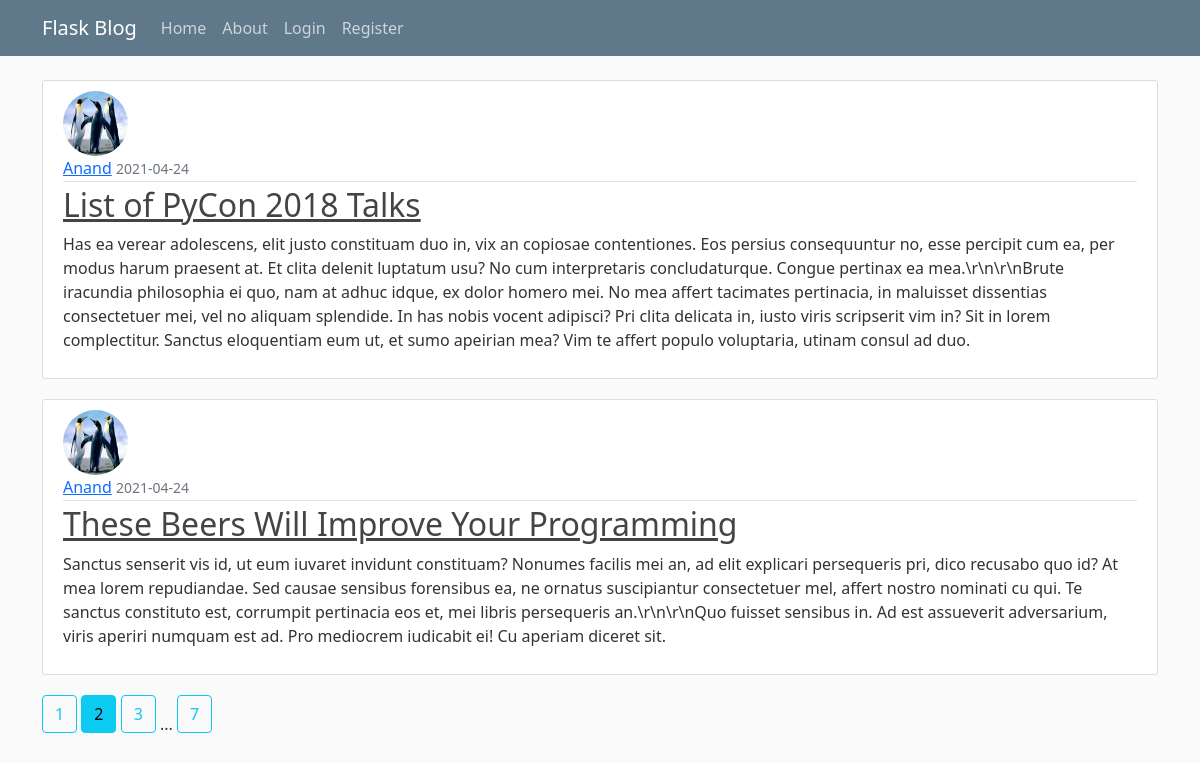
The page /home?page=2 on the database its author committed.
### demo/models.py (models this page shows, shortened)
class Post(db.Model):
    id = db.Column(db.Integer, primary_key=True)
    title = db.Column(db.String(100), nullable=False)
    date_posted = db.Column(db.DateTime, nullable=False, default=datetime.utcnow)
    content = db.Column(db.Text, nullable=False)
    user_id = db.Column(db.Integer, db.ForeignKey('user.id'), nullable=False)

class User(db.Model, UserMixin):
    id = db.Column(db.Integer, primary_key=True)
    username = db.Column(db.String(15), unique=True, nullable=False)
    email = db.Column(db.String(100), unique=True, nullable=False)
    image_file = db.Column(db.String(60), nullable=False, default='default.jpg')
    password = db.Column(db.String(60), nullable=False)
    posts = db.relationship('Post', backref='author', lazy=True)

### demo/main/routes.py (the view)
@main.route("/")
@main.route("/home")
def home():
    page = request.args.get('page', 1, int)
    posts = Post.query.order_by(Post.date_posted.desc()).paginate(page=page, per_page=2)
    return render_template('home.html', posts=posts)

### demo/templates/home.html
{% extends "layout.html" %}
{% block content %}
	{% for post in posts.items %}
		<article class="media content-section">
          <img class="rounded-circle article-img" src="{{ url_for('static', filename='profile_pics/' + post.author.image_file) }}">
          <div class="media-body">
            <div class="article-metadata">
              <a class="mr-2" href="{{ url_for('users.user_posts', username= post.author.username) }}">{{ post.author.username }}</a>
              <small class="text-muted">{{ post.date_posted.strftime('%Y-%m-%d') }}</small>
            </div>
            <h2><a class="article-title" href="{{ url_for('posts.post', post_id=post.id) }}">{{ post.title }}</a></h2>
            <p class="article-content">{{ post.content }}</p>
          </div>
        </article>
	{% endfor %}
  {% for page_num in posts.iter_pages(left_edge=1, right_edge=1, left_current=1, right_current=2) %}
    {% if page_num %}
      {% if posts.page == page_num %}
        <a class="btn btn-info mb-4" href="{{ url_for('main.home', page=page_num) }}">{{ page_num }}</a>
      {% else %}
        <a class="btn btn-outline-info mb-4" href="{{ url_for('main.home', page=page_num) }}">{{ page_num }}</a>
      {% endif %}
    {% else %}
      ...
    {% endif %}
  {% endfor %}
{% endblock %}

### demo/static/main.css (style rules this page uses)
body { background: #fafafa; color: #333333; margin-top: 5rem; }
h1, h2, h3, h4, h5, h6 { color: #444444; }
.content-section { background: #ffffff; padding: 10px 20px; border: 1px solid #dddddd; border-radius: 3px; margin-bottom: 20px; }
.article-title { color: #444444; }
.article-content { white-space: pre-line; }
.article-img { height: 65px; width: 65px; margin-right: 16px; }
.article-metadata { padding-bottom: 1px; margin-bottom: 4px; border-bottom: 1px solid #e3e3e3 }

### rows shown on the page
Post: image_file (picture), author.username "Anand", date_posted "2021-04-24", title "List of PyCon 2018 Talks", content "Has ea verear adolescens, elit justo constituam duo in, vix an copiosae contentiones. Eos persius consequuntur no, esse percipit cum ea, per modus harum praesent at. Et clita delenit luptatum usu? No cum interpretaris concludaturque. Congue pertinax ea mea.\\r\\n\\r\\nBrute iracundia philosophia ei quo, nam at adhuc idque, ex dolor homero mei. No mea affert tacimates pertinacia, in maluisset dissentias consectetuer mei, vel no aliquam splendide. In has nobis vocent adipisci? Pri clita delicata in, iusto viris scripserit vim in? Sit in lorem complectitur. Sanctus eloquentiam eum ut, et sumo apeirian mea? Vim te affert populo voluptaria, utinam consul ad duo."
Post: image_file (picture), author.username "Anand", date_posted "2021-04-24", title "These Beers Will Improve Your Programming", content "Sanctus senserit vis id, ut eum iuvaret invidunt constituam? Nonumes facilis mei an, ad elit explicari persequeris pri, dico recusabo quo id? At mea lorem repudiandae. Sed causae sensibus forensibus ea, ne ornatus suscipiantur consectetuer mel, affert nostro nominati cu qui. Te sanctus constituto est, corrumpit pertinacia eos et, mei libris persequeris an.\\r\\n\\r\\nQuo fuisset sensibus in. Ad est assueverit adversarium, viris aperiri numquam est ad. Pro mediocrem iudicabit ei! Cu aperiam diceret sit."

### other values the page prints
{{ page_num }} "1" "3" "7"
{{ page_num }} "2"
